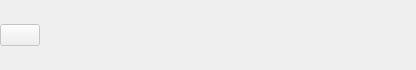
<?xml version="1.0" encoding="UTF-8"?>
<ui version="4.0">
 <class>NavigationPanelBack</class>
 <widget class="QWidget" name="NavigationPanelBack">
  <property name="geometry">
   <rect>
    <x>0</x>
    <y>0</y>
    <width>416</width>
    <height>70</height>
   </rect>
  </property>
  <property name="styleSheet">
   <string notr="true">#wgtNavigationPanelWraper 
{ background-color:white;
}</string>
  </property>
  <layout class="QVBoxLayout" name="verticalLayout">
   <property name="spacing">
    <number>0</number>
   </property>
   <property name="leftMargin">
    <number>0</number>
   </property>
   <property name="topMargin">
    <number>0</number>
   </property>
   <property name="rightMargin">
    <number>0</number>
   </property>
   <property name="bottomMargin">
    <number>0</number>
   </property>
   <item>
    <widget class="QWidget" name="wgtMarginTop" native="true"/>
   </item>
   <item>
    <widget class="QWidget" name="wgtTopMainFrame" native="true">
     <property name="sizePolicy">
      <sizepolicy hsizetype="Expanding" vsizetype="Preferred">
       <horstretch>0</horstretch>
       <verstretch>0</verstretch>
      </sizepolicy>
     </property>
     <property name="maximumSize">
      <size>
       <width>16777215</width>
       <height>16777215</height>
      </size>
     </property>
     <layout class="QHBoxLayout" name="horizontalLayout">
      <property name="spacing">
       <number>0</number>
      </property>
      <property name="leftMargin">
       <number>0</number>
      </property>
      <property name="topMargin">
       <number>0</number>
      </property>
      <property name="rightMargin">
       <number>0</number>
      </property>
      <property name="bottomMargin">
       <number>0</number>
      </property>
      <item>
       <widget class="QWidget" name="wgtMarginLeft" native="true"/>
      </item>
      <item>
       <widget class="QPushButton" name="btnBack">
        <property name="enabled">
         <bool>false</bool>
        </property>
        <property name="text">
         <string/>
        </property>
       </widget>
      </item>
      <item>
       <spacer name="horizontalSpacer">
        <property name="orientation">
         <enum>Qt::Horizontal</enum>
        </property>
        <property name="sizeHint" stdset="0">
         <size>
          <width>40</width>
          <height>20</height>
         </size>
        </property>
       </spacer>
      </item>
     </layout>
    </widget>
   </item>
   <item>
    <widget class="QWidget" name="wgtMarginBottom" native="true"/>
   </item>
  </layout>
 </widget>
 <resources/>
 <connections/>
</ui>
